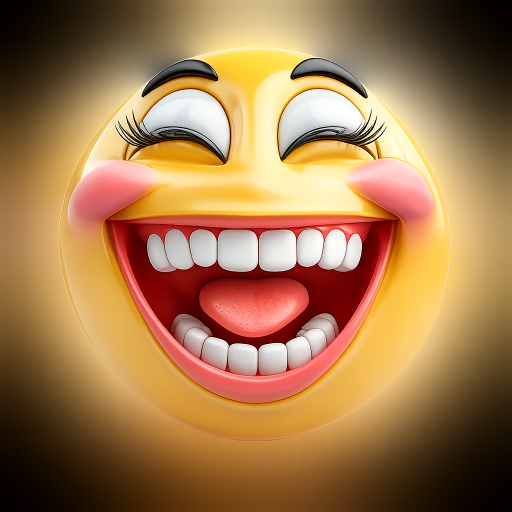
#> input picture cartoon_mask_yellow.png, 1024 x 1024 px (shown at 1/2 size)
$ jupyter execute Sina_Task7_Video_Mask.ipynb
#> lines starting #> are read from the running program, lines starting #| are printed output that depends on the picture
[cell 1]
import cv2
import os
import numpy as np

[cell 2]
def apply_mask_to_face(frame, mask, x, y, w, h):
    mask_x = x - int(0.10 * w)
    mask_y = y - int(0.15 * h)
    mask_w = int(1.20 * w)
    mask_h = int(1.25 * h)

    if mask_x < 0:
        mask_x = 0
    if mask_y < 0:
        mask_y = 0
    if mask_x + mask_w > frame.shape[1]:
        mask_w = frame.shape[1] - mask_x
    if mask_y + mask_h > frame.shape[0]:
        mask_h = frame.shape[0] - mask_y

    if mask_w <= 0 or mask_h <= 0:
        return frame

    mask_resized = cv2.resize(mask, (mask_w, mask_h))

    if mask_resized.shape[2] == 4:
        mask_rgb = mask_resized[:, :, :3]
        mask_alpha = mask_resized[:, :, 3] / 255.0

        roi = frame[mask_y:mask_y + mask_h, mask_x:mask_x + mask_w]
        alpha = np.dstack((mask_alpha, mask_alpha, mask_alpha))

        blended = (mask_rgb * alpha + roi * (1 - alpha)).astype(np.uint8)
        frame[mask_y:mask_y + mask_h, mask_x:mask_x + mask_w] = blended

    return frame

[cell 3]
cascPathface = os.path.dirname(cv2.__file__) + "/data/haarcascade_frontalface_alt2.xml"
faceCascade = cv2.CascadeClassifier(cascPathface)

mask = cv2.imread("cartoon_mask_yellow.png", cv2.IMREAD_UNCHANGED)
#> mask is the input picture: shape (1024, 1024, 4); mean B, G, R, A 77.4, 121, 162.4, 115.9

video_capture = cv2.VideoCapture(0)

while True:
    ret, frame = video_capture.read()
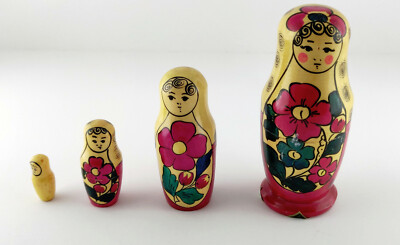
#> input picture doll.jpg, 400 x 245 px, given in place of the camera
#> frame is the input picture: shape (245, 400, 3); mean B, G, R 179.3, 188.3, 199.9
    if not ret:
        break

    gray = cv2.cvtColor(frame, cv2.COLOR_BGR2GRAY)
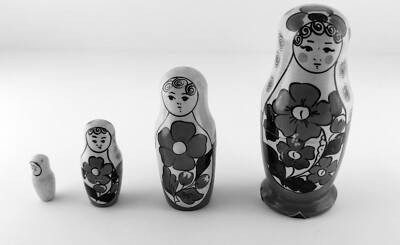
#> gray: shape (245, 400); min 0, max 254, mean 190.7

    faces = faceCascade.detectMultiScale(
        gray,
        scaleFactor=1.1,
        minNeighbors=5,
        minSize=(60, 60),
        flags=cv2.CASCADE_SCALE_IMAGE
    )
#> faces = ()

    for (x, y, w, h) in faces:
        frame = apply_mask_to_face(frame, mask, x, y, w, h)
#> this loop made 0 passes

    cv2.imshow("Face Mask Video", frame)

    key = cv2.waitKey(10)
#> (key q is pressed here)
    if key == ord('q') or key == 27:
        break

    if cv2.getWindowProperty("Face Mask Video", cv2.WND_PROP_VISIBLE) < 1:
        break

video_capture.release()
cv2.destroyAllWindows()

[cell 4]
cascPathface = os.path.dirname(cv2.__file__) + "/data/haarcascade_frontalface_alt2.xml"
faceCascade = cv2.CascadeClassifier(cascPathface)

mask = cv2.imread("cartoon_mask_yellow.png", cv2.IMREAD_UNCHANGED)

if mask is None:
    raise FileNotFoundError("Mask image not found. Check the file path.")

video_capture = cv2.VideoCapture(0)

frame_width = int(video_capture.get(cv2.CAP_PROP_FRAME_WIDTH))
frame_height = int(video_capture.get(cv2.CAP_PROP_FRAME_HEIGHT))
fps = 20.0

fourcc = cv2.VideoWriter_fourcc(*'XVID')
out = cv2.VideoWriter('output_mask.avi', fourcc, fps, (frame_width, frame_height))

while True:
    ret, frame = video_capture.read()
    if not ret:
        break

    gray = cv2.cvtColor(frame, cv2.COLOR_BGR2GRAY)

    faces = faceCascade.detectMultiScale(
        gray,
        scaleFactor=1.1,
        minNeighbors=5,
        minSize=(60, 60),
        flags=cv2.CASCADE_SCALE_IMAGE
    )

    for (x, y, w, h) in faces:
        frame = apply_mask_to_face(frame, mask, x, y, w, h)

    out.write(frame)

    cv2.imshow("Face Mask Video", frame)

    key = cv2.waitKey(10) & 0xFF
#> (key q is pressed here)
    if key == ord('q') or key == 27:
        break

    if cv2.getWindowProperty("Face Mask Video", cv2.WND_PROP_VISIBLE) < 1:
        break

video_capture.release()
out.release()
cv2.destroyAllWindows()

[cell 5]
cascPathface = os.path.dirname(cv2.__file__) + "/data/haarcascade_frontalface_alt2.xml"
faceCascade = cv2.CascadeClassifier(cascPathface)

mask = cv2.imread("cartoon_mask_yellow.png", cv2.IMREAD_UNCHANGED)

if mask is None:
    raise FileNotFoundError("Mask image not found. Check the file path.")

video_capture = cv2.VideoCapture(0)

frame_width = int(video_capture.get(cv2.CAP_PROP_FRAME_WIDTH))
frame_height = int(video_capture.get(cv2.CAP_PROP_FRAME_HEIGHT))
fps = 20.0

fourcc = cv2.VideoWriter_fourcc(*'mp4v')
out = cv2.VideoWriter('output_mask.mp4', fourcc, fps, (frame_width, frame_height))

while True:
    ret, frame = video_capture.read()
    if not ret:
        break

    gray = cv2.cvtColor(frame, cv2.COLOR_BGR2GRAY)

    faces = faceCascade.detectMultiScale(
        gray,
        scaleFactor=1.1,
        minNeighbors=5,
        minSize=(60, 60),
        flags=cv2.CASCADE_SCALE_IMAGE
    )

    for (x, y, w, h) in faces:
        frame = apply_mask_to_face(frame, mask, x, y, w, h)

    out.write(frame)

    cv2.imshow("Face Mask Video", frame)

    key = cv2.waitKey(10) & 0xFF
#> (key q is pressed here)
    if key == ord('q') or key == 27:
        break

    if cv2.getWindowProperty("Face Mask Video", cv2.WND_PROP_VISIBLE) < 1:
        break

video_capture.release()
out.release()
cv2.destroyAllWindows()
